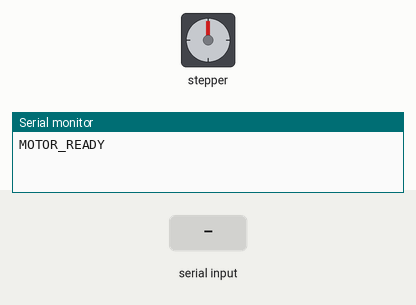
Recording of a sketch running on a simulated Arduino Uno, built with avr-gcc and run on an emulated ATmega328P. Shown: stepper motor, the last lines printed to the serial monitor. Wiring (inferred from the names in the program): stepper motor driver (200 steps per turn assumed): step pin 3; direction pin 2. The test bench sets the inputs (shaded band).

Above: at 2.2 s.
2.3 s: "MOVE\n" received over Serial
At 3.1 s:
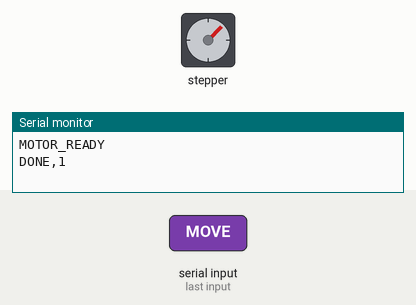
4.2 s: "STEP:90\n" received over Serial
At 6.4 s:
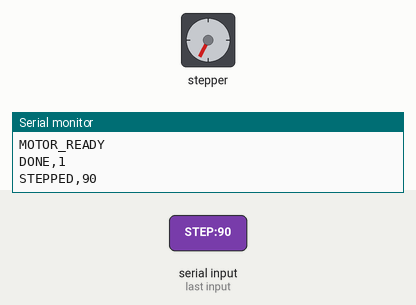
7.2 s: "HOME\n" received over Serial
At 15.4 s:
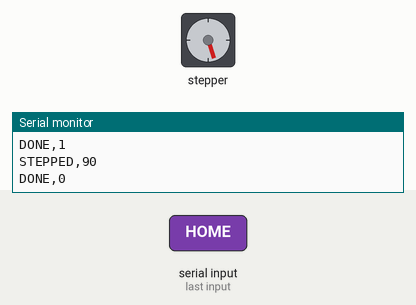
Timing chart, 0 to 16.9 s (numbered marks = the images above; inputs shaded):
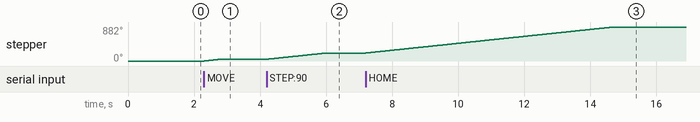

The sketch:

motor_controller.ino
```cpp
/*
 * Wi-Fi Tomography — Stepper Motor Controller
 * =============================================
 * Arduino Uno controls NEMA 17 via A4988/DRV8825.
 * Waits for serial commands from Python.
 *
 * COMMANDS (send over Serial at 9600 baud):
 *   MOVE    → rotate 22.5° clockwise, replies "DONE"
 *   HOME    → rotate back to 0°, replies "DONE"
 *   STEP:N  → rotate N steps, replies "DONE"
 *
 * Wiring:
 *   Arduino pin 2 → DIR pin on driver
 *   Arduino pin 3 → STEP pin on driver
 */

const int dirPin  = 2;
const int stepPin = 3;

// 25 half-steps = 22.5 degrees (your working value)
const int STEPS_PER_POSITION = 25;
const int STEP_DELAY_US      = 10000;  // slower = MORE TORQUE (was 5000)

int current_position = 0;  // Track which position (0-15)

void setup() {
    Serial.begin(9600);
    pinMode(dirPin, OUTPUT);
    pinMode(stepPin, OUTPUT);

    // Set direction clockwise
    digitalWrite(dirPin, HIGH);

    delay(1000);
    Serial.println("MOTOR_READY");
}

// Move N steps
void moveSteps(int steps) {
    for (int i = 0; i < steps; i++) {
        digitalWrite(stepPin, HIGH);
        delayMicroseconds(STEP_DELAY_US);
        digitalWrite(stepPin, LOW);
        delayMicroseconds(STEP_DELAY_US);
    }
}

void loop() {
    if (Serial.available() > 0) {
        String cmd = Serial.readStringUntil('\n');
        cmd.trim();

        if (cmd == "MOVE") {
            // Move one position (22.5 degrees)
            moveSteps(STEPS_PER_POSITION);
            current_position++;
            if (current_position >= 16) current_position = 0;
            Serial.print("DONE,");
            Serial.println(current_position);

        } else if (cmd == "HOME") {
            // Return to position 0
            int steps_back = (16 - current_position) * STEPS_PER_POSITION;
            moveSteps(steps_back);
            current_position = 0;
            Serial.println("DONE,0");

        } else if (cmd.startsWith("STEP:")) {
            // Custom step count
            int n = cmd.substring(5).toInt();
            moveSteps(n);
            Serial.print("STEPPED,");
            Serial.println(n);

        } else if (cmd == "POS") {
            // Report current position
            Serial.print("POS,");
            Serial.println(current_position);

        } else if (cmd == "PING") {
            Serial.println("PONG");
        }
    }
}
```

Measured:
- after the input at 2.3 s, stepper: turns 45° clockwise in 0.48 s, starting at once
- after the input at 4.2 s, stepper: turns 162° clockwise in 1.8 s, starting at once
- after the input at 7.2 s, stepper: turns 675° clockwise in 7.5 s, starting at once
